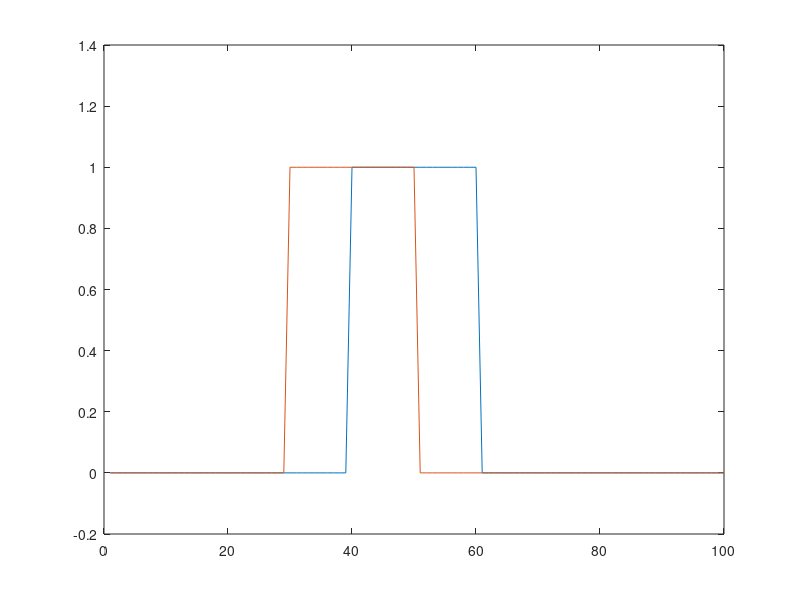

This figure's MATLAB source:
a = 1:10;
N = 100;
Fs = 1;
A = zeros( ...
    1,N);

A(40:60) = 1;

% for i = 1:6
%     sum = 0;
%     for j = 0:9
%         sum = sum + a(j+1)*exp(-2*pi*1i*(i-1)*j/10);
%     end
%     A(i) = sum;
% end
% 
% % Aneg = zeros(1,4);
% 
% Aneg = conj(A(5:-1:2));
% 
% finalA = [A, Aneg]

fftA = fft(A);

datalen = N/Fs;
fpos = (0:floor(N/2))*(1/datalen);
% fneg = fpos(end-1:-1:2)*-1;


fftA(1:floor(100/2)+1) = fftA(1:floor(100/2)+1).*exp(1*1j*2*pi*fpos*10);
fftA(floor(100/2)+2:end) = conj(fftA(floor(100/2):-1:2));

plot(A);
hold on;
b = ifft(fftA);
plot(real(b));

